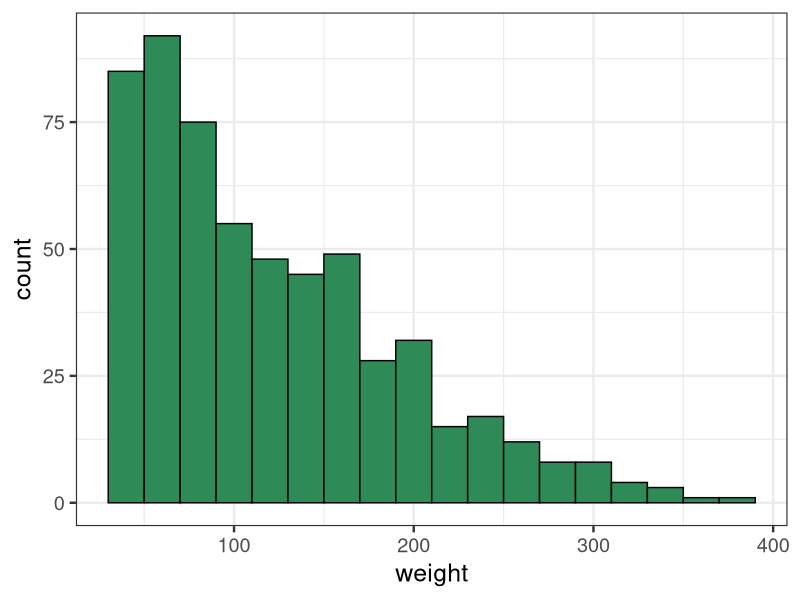
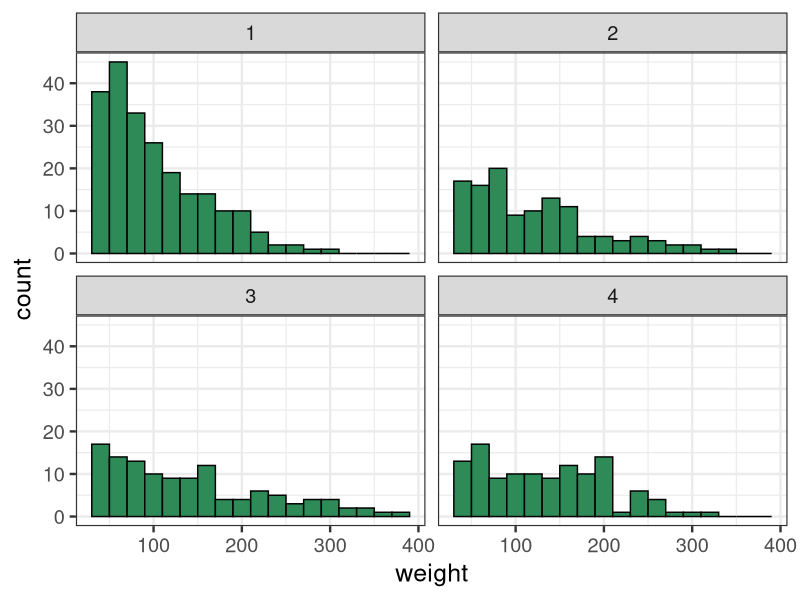

These charts were generated, in order, by the following R code:
## ---- chunk 1
data = ChickWeight
## ---- chunk 2
library(ggplot2)

# change background to white, increase font size
theme_set(theme_bw(base_size = 18)) 

# set up basic data, just x var
p <- ggplot(data, aes(x=weight))

p + geom_histogram(fill= 'seagreen', 
                   colour = 'black',
                   binwidth = 20)
## ---- chunk 3
# add subplots by "Diet"
p + geom_histogram(fill= 'seagreen', 
                   colour = 'black',
                   binwidth = 20) +
  facet_wrap(~Diet)
